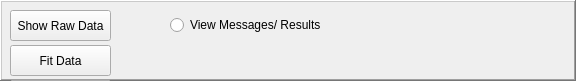
     <widget class="QFrame" name="frame_6">
      <property name="geometry">
       <rect>
        <x>380</x>
        <y>690</y>
        <width>576</width>
        <height>81</height>
       </rect>
      </property>
      <property name="autoFillBackground">
       <bool>true</bool>
      </property>
      <property name="frameShape">
       <enum>QFrame::WinPanel</enum>
      </property>
      <property name="frameShadow">
       <enum>QFrame::Raised</enum>
      </property>
      <widget class="QPushButton" name="pbFitData">
       <property name="geometry">
        <rect>
         <x>10</x>
         <y>45</y>
         <width>101</width>
         <height>31</height>
        </rect>
       </property>
       <property name="text">
        <string>Fit Data</string>
       </property>
      </widget>
      <widget class="QPushButton" name="pbShowRawData">
       <property name="geometry">
        <rect>
         <x>10</x>
         <y>10</y>
         <width>101</width>
         <height>31</height>
        </rect>
       </property>
       <property name="text">
        <string>Show Raw Data</string>
       </property>
      </widget>
      <widget class="QPushButton" name="pbViewFits">
       <property name="geometry">
        <rect>
         <x>10</x>
         <y>80</y>
         <width>101</width>
         <height>31</height>
        </rect>
       </property>
       <property name="text">
        <string>View Fits</string>
       </property>
      </widget>
      <widget class="QRadioButton" name="rbViewMessages">
       <property name="geometry">
        <rect>
         <x>170</x>
         <y>15</y>
         <width>166</width>
         <height>20</height>
        </rect>
       </property>
       <property name="text">
        <string>View Messages/ Results</string>
       </property>
      </widget>
     </widget>
